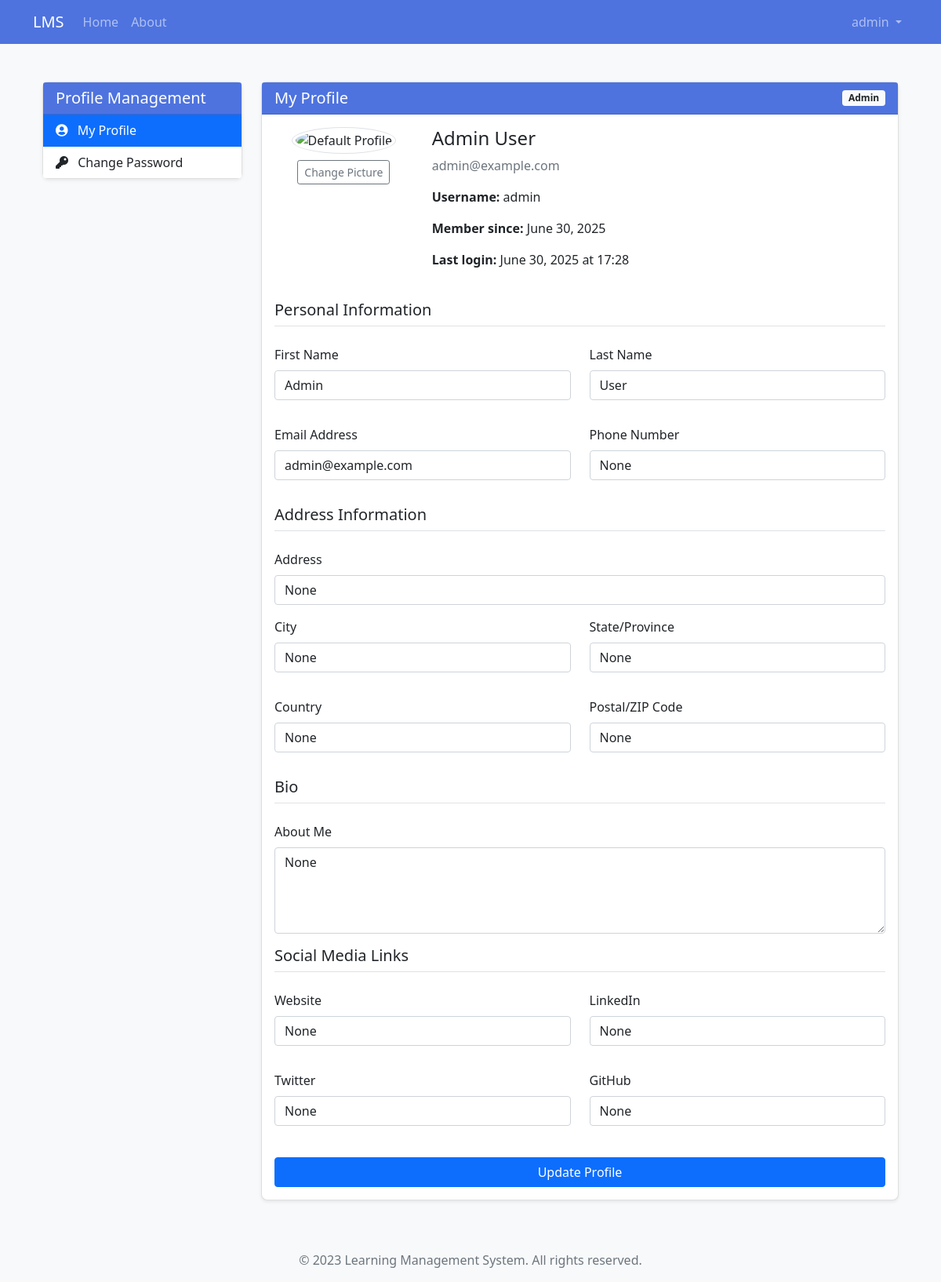
The app's page /profile (signed in), older data.
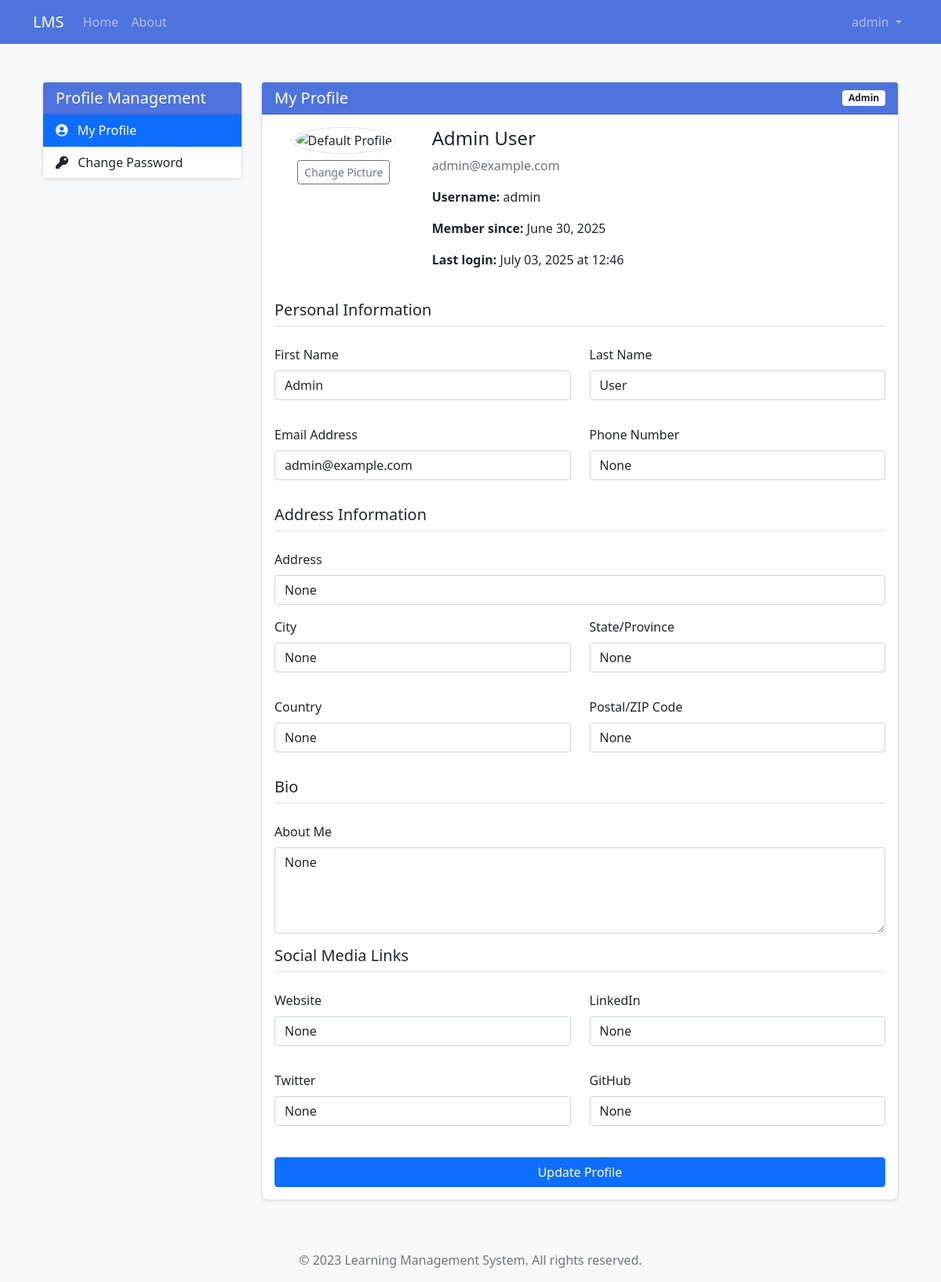
The same page, newer data.
### app/models/user.py (models this page shows, shortened)
class User(db.Model, UserMixin):
    id = db.Column(db.Integer, primary_key=True)
    username = db.Column(db.String(50), unique=True, nullable=False)
    email = db.Column(db.String(120), unique=True, nullable=False)
    password = db.Column(db.String(60), nullable=False)
    first_name = db.Column(db.String(50), nullable=False)
    last_name = db.Column(db.String(50), nullable=False)
    role = db.Column(db.String(20), nullable=False)
    created_at = db.Column(db.DateTime, default=datetime.utcnow)
    last_login = db.Column(db.DateTime, nullable=True)
    is_active = db.Column(db.Boolean, default=True)
    is_email_verified = db.Column(db.Boolean, default=False)
    profile = db.relationship(
        'UserProfile', backref='user', uselist=False, cascade='all, delete-orphan')
    courses_teaching = db.relationship(
        'Course', backref='instructor', lazy=True)
    enrollments = db.relationship('Enrollment', backref='student', lazy=True)
    parent_of = db.relationship('ParentStudent',
                                foreign_keys='ParentStudent.parent_id',
                                backref='parent', lazy=True)

### app/routes/auth.py (the view, shortened to what this page needs)
@auth.route('/profile', methods=['GET', 'POST'])
@login_required
def profile():
    if not current_user.profile:
        profile = UserProfile(user_id=current_user.id)
        db.session.add(profile)
        db.session.commit()
    return render_template('auth/profile.html')

### app/models/user.py (called while the page is built)
@login_manager.user_loader
def load_user(user_id):
    return User.query.get(int(user_id))

### app/templates/auth/profile.html (shortened to what the changed rows need)
{% extends "base.html" %}
{% block content %}
<div class="container py-4">
    <div class="row">
        <div class="col-md-9">
            <div class="card">
                <div class="card-header bg-primary text-white d-flex justify-content-between align-items-center">
                    <h5 class="mb-0">My Profile</h5>
                    <span class="badge bg-light text-dark">{{ current_user.role|title }}</span>
                </div>
                <div class="card-body">
                    <form method="POST" action="{{ url_for('auth.profile') }}" enctype="multipart/form-data">
                        <div class="row mb-4">
                            <div class="col-md-9">
                                <h4>{{ current_user.first_name }} {{ current_user.last_name }}</h4>
                                <p class="text-muted">{{ current_user.email }}</p>
                                <p><strong>Username:</strong> {{ current_user.username }}</p>
                                <p><strong>Member since:</strong> {{ current_user.created_at.strftime('%B %d, %Y') }}</p>
                                {% if current_user.last_login %}
                                <p><strong>Last login:</strong> {{ current_user.last_login.strftime('%B %d, %Y at %H:%M') }}</p>
                                {% endif %}
                            </div>
                        </div>
                        <div class="row mb-3">
                            <div class="col-md-6">
                                <div class="mb-3">
                                    <label for="first_name" class="form-label">First Name</label>
                                    <input type="text" class="form-control" id="first_name" name="first_name" value="{{ current_user.first_name }}" required>
                                </div>
                            </div>
                            <div class="col-md-6">
                                <div class="mb-3">
                                    <label for="last_name" class="form-label">Last Name</label>
                                    <input type="text" class="form-control" id="last_name" name="last_name" value="{{ current_user.last_name }}" required>
                                </div>
                            </div>
                        </div>
                        <div class="row mb-3">
                            <div class="col-md-6">
                                <div class="mb-3">
                                    <label for="email" class="form-label">Email Address</label>
                                    <input type="email" class="form-control" id="email" name="email" value="{{ current_user.email }}" required>
                                </div>
                            </div>
                        </div>
                    </form>
                </div>
            </div>
        </div>
    </div>
</div>
{% endblock %}

### app/templates/base.html (shortened to what this page needs)
<!DOCTYPE html>
<html lang="en">
<head>
    <link href="https://cdn.jsdelivr.net/npm/bootstrap@5.1.0/dist/css/bootstrap.min.css" rel="stylesheet">
    <link rel="stylesheet" href="https://cdnjs.cloudflare.com/ajax/libs/font-awesome/5.15.4/css/all.min.css">
    <link rel="stylesheet" href="{{ url_for('static', filename='css/style.css') }}">
</head>
<body>
    <nav class="navbar navbar-expand-lg navbar-dark bg-primary">
        <div class="container">
            <a class="navbar-brand" href="{{ url_for('main.index') }}">LMS</a>
            <div class="collapse navbar-collapse" id="navbarNav">
                <ul class="navbar-nav me-auto">
                    <li class="nav-item">
                        <a class="nav-link" href="{{ url_for('main.index') }}">Home</a>
                    </li>
                    <li class="nav-item">
                        <a class="nav-link" href="{{ url_for('main.about') }}">About</a>
                    </li>
                </ul>
                <ul class="navbar-nav">
                    {% if current_user.is_authenticated %}
                        <li class="nav-item dropdown">
                            <a class="nav-link dropdown-toggle" href="#" id="navbarDropdown" role="button" data-bs-toggle="dropdown" aria-expanded="false">
                                {{ current_user.username }}
                            </a>
                        </li>
                    {% endif %}
                </ul>
            </div>
        </div>
    </nav>
    <div class="container mt-4">
        {% block content %}{% endblock %}
    </div>
    <footer class="footer mt-auto py-3 bg-light">
        <div class="container text-center">
            <span class="text-muted">&copy; 2023 Learning Management System. All rights reserved.</span>
        </div>
    </footer>
</body>
</html>

Row changes from the older to the newer data that the page shows:
changed User "Admin": last_login "June 30, 2025 at 17:28" → "July 03, 2025 at 12:46"
